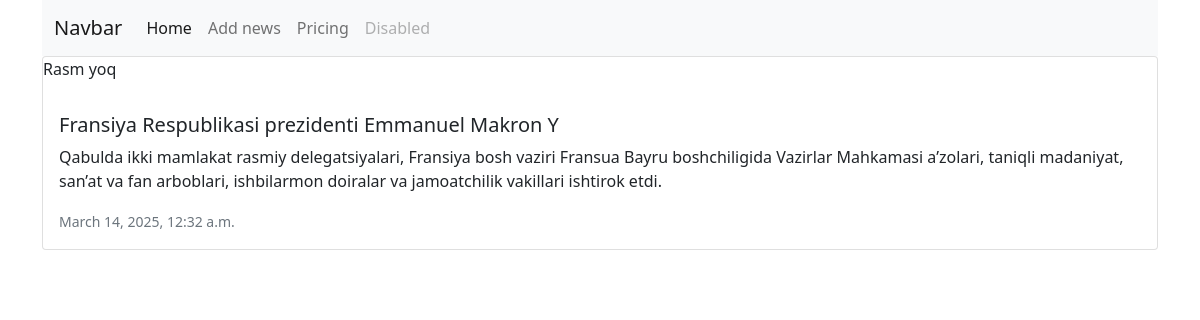
Page /new_about/2/ on the committed database.
### common/models.py (models this page shows, shortened)
class News(models.Model):
    title = models.CharField(max_length=50, verbose_name='news')
    context = models.TextField(blank=True)
    created_ed = models.DateTimeField(auto_now_add=True)
    updated_ed = models.DateTimeField(auto_now=True)
    category = models.ForeignKey(Categories, on_delete=models.CASCADE)
    photo = models.ImageField(upload_to='photos/%Y/%m/%d/',blank=True,null=True)
    is_bool = models.BooleanField(default=True)
    class Meta:
        verbose_name = "NEW"
        verbose_name_plural = "NEWS"
        ordering = ['-created_ed']

### common/views.py (the view)
# urls.py: path('new_about/<int:new_id>/',new_about,name='new_about'),
def new_about(request,new_id):
    new = News.objects.get(pk=new_id)
    context = {
        "new": new
    }
    return render(request=request,template_name='new_about.html',context=context)

### common/templates/new_about.html (shortened to what this page needs)
<!DOCTYPE html>
<html lang="en">
<head>
    <link href="https://cdn.jsdelivr.net/npm/bootstrap@5.0.2/dist/css/bootstrap.min.css" rel="stylesheet">
</head>
<body>
    <div class="container">
        <nav class="navbar navbar-expand-lg navbar-light bg-light">
            <div class="container-fluid">
              <a class="navbar-brand" href="#">Navbar</a>
              <div class="collapse navbar-collapse" id="navbarNav">
                <ul class="navbar-nav">
                  <li class="nav-item">
                    <a class="nav-link active" aria-current="page" href="{% url 'home' %}">Home</a>
                  </li>
                  <li class="nav-item">
                    <a class="nav-link" href="{% url 'add_news' %}">Add news</a>
                  </li>
                  <li class="nav-item">
                    <a class="nav-link" href="#">Pricing</a>
                  </li>
                  <li class="nav-item">
                    <a class="nav-link disabled" href="#" tabindex="-1" aria-disabled="true">Disabled</a>
                  </li>
                </ul>
              </div>
            </div>
          </nav>
          <div class="card mb-3">
            {% if i.photo %}
            <img src="{{ i.photo.url }}" alt="" width="300px" style="margin-top: 10px; margin-bottom: 10px; border-radius: 20%; height: 220px">
            {% else %}
                <p>Rasm yoq</p>
              {% endif %}
            <div class="card-body">
              <h5 class="card-title">{{new.title}}</h5>
              <p class="card-text">{{new.context}}</p>
              <p class="card-text"><small class="text-muted">{{new.created_ed}}</small></p>
            </div>
          </div>
    </div>
</body>
</html>

### rows in the picture
News: title "Fransiya Respublikasi prezidenti Emmanuel Makron Y", context "Qabulda ikki mamlakat rasmiy delegatsiyalari, Fransiya bosh vaziri Fransua Bayru boshchiligida Vazirlar Mahkamasi a’zolari, taniqli madaniyat, san’at va fan arboblari, ishbilarmon doiralar va jamoatchilik vakillari ishtirok etdi.", created_ed "March 14, 2025, 12:32 a.m."
